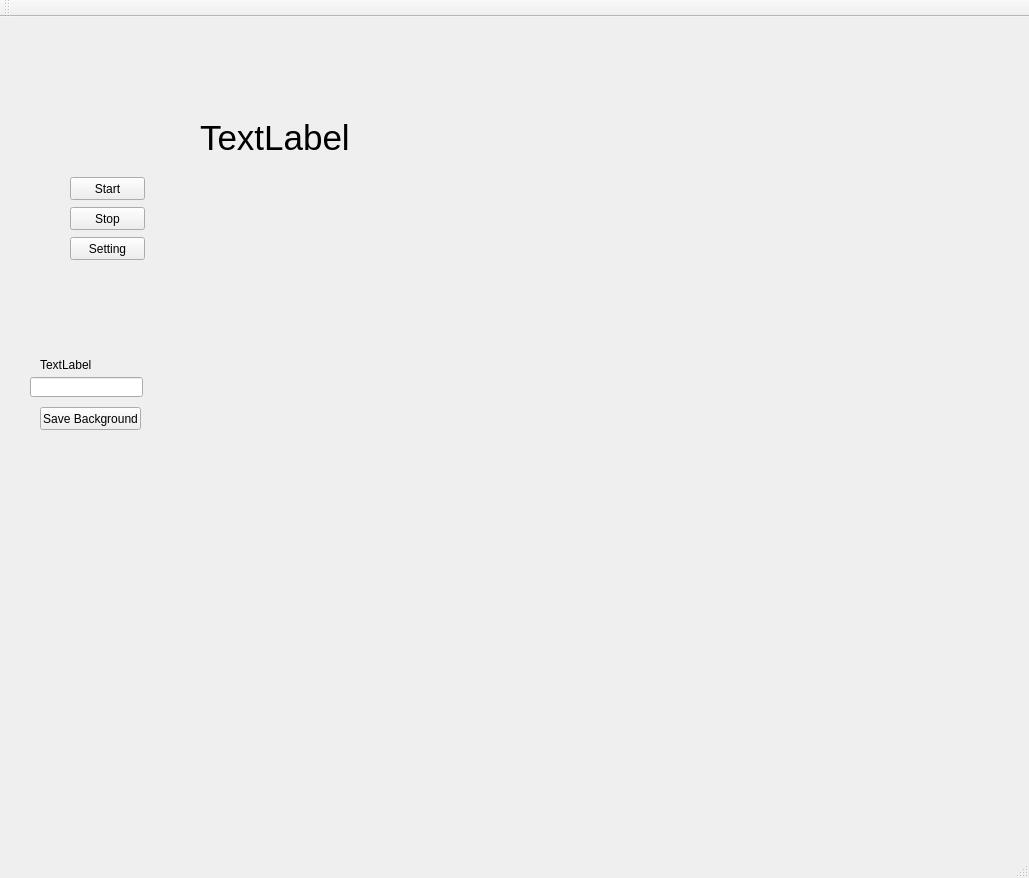
<?xml version="1.0" encoding="UTF-8"?>
<ui version="4.0">
 <class>MainWindow</class>
 <widget class="QMainWindow" name="MainWindow">
  <property name="geometry">
   <rect>
    <x>0</x>
    <y>0</y>
    <width>1029</width>
    <height>878</height>
   </rect>
  </property>
  <property name="windowTitle">
   <string>ERC Demo</string>
  </property>
  <widget class="QWidget" name="centralWidget">
   <widget class="QPushButton" name="BTStart">
    <property name="geometry">
     <rect>
      <x>70</x>
      <y>160</y>
      <width>75</width>
      <height>23</height>
     </rect>
    </property>
    <property name="text">
     <string>Start</string>
    </property>
   </widget>
   <widget class="QPushButton" name="BTStop">
    <property name="geometry">
     <rect>
      <x>70</x>
      <y>190</y>
      <width>75</width>
      <height>23</height>
     </rect>
    </property>
    <property name="text">
     <string>Stop</string>
    </property>
   </widget>
   <widget class="QPushButton" name="BTSetting">
    <property name="geometry">
     <rect>
      <x>70</x>
      <y>220</y>
      <width>75</width>
      <height>23</height>
     </rect>
    </property>
    <property name="text">
     <string>Setting</string>
    </property>
   </widget>
   <widget class="QLabel" name="LBNotification">
    <property name="geometry">
     <rect>
      <x>40</x>
      <y>340</y>
      <width>131</width>
      <height>16</height>
     </rect>
    </property>
    <property name="text">
     <string>TextLabel</string>
    </property>
   </widget>
   <widget class="QLabel" name="LBBackground">
    <property name="geometry">
     <rect>
      <x>200</x>
      <y>100</y>
      <width>221</width>
      <height>41</height>
     </rect>
    </property>
    <property name="font">
     <font>
      <pointsize>26</pointsize>
     </font>
    </property>
    <property name="text">
     <string>TextLabel</string>
    </property>
   </widget>
   <widget class="QPushButton" name="BTSaveBackground">
    <property name="geometry">
     <rect>
      <x>40</x>
      <y>390</y>
      <width>101</width>
      <height>23</height>
     </rect>
    </property>
    <property name="text">
     <string>Save Background</string>
    </property>
   </widget>
   <widget class="QLineEdit" name="TBThreashold">
    <property name="geometry">
     <rect>
      <x>30</x>
      <y>360</y>
      <width>113</width>
      <height>20</height>
     </rect>
    </property>
   </widget>
  </widget>
  <widget class="QMenuBar" name="menuBar">
   <property name="geometry">
    <rect>
     <x>0</x>
     <y>0</y>
     <width>1029</width>
     <height>21</height>
    </rect>
   </property>
  </widget>
  <widget class="QToolBar" name="mainToolBar">
   <attribute name="toolBarArea">
    <enum>TopToolBarArea</enum>
   </attribute>
   <attribute name="toolBarBreak">
    <bool>false</bool>
   </attribute>
  </widget>
  <widget class="QStatusBar" name="statusBar"/>
 </widget>
 <layoutdefault spacing="6" margin="11"/>
 <resources/>
 <connections/>
</ui>
